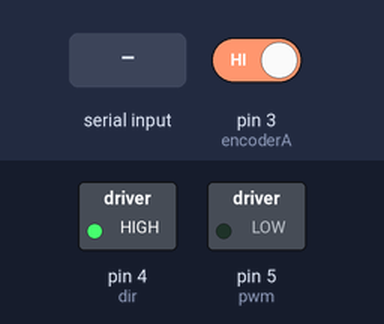
Bench run of a sketch on a simulated Arduino Uno, built with avr-gcc and run on an emulated ATmega328P. Shown: switched loads named in the sketch (green lamp = pin HIGH). The test bench sets the inputs (shaded band); at power-on: pin 3 (encoderA) HIGH. What the sketch prints to the serial monitor is not drawn.

Above: at 1.2 s.
1.3 s: "90,45\n" received over Serial
At 2.1 s:
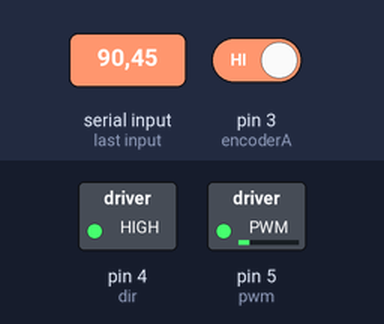
3.8 s: "30,150\n" received over Serial
At 4.4 s:
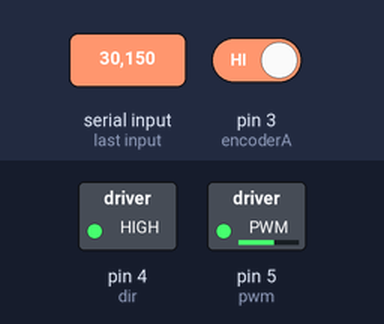
6.3 s: "200\n" received over Serial
At 7.1 s:
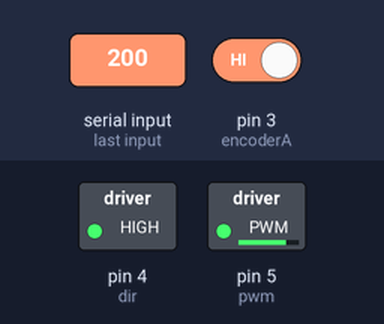
Timing chart, 0 to 9.3 s (numbered marks = the images above; inputs shaded):
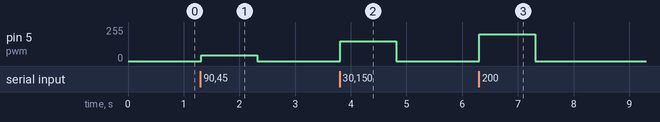

Measured:
- after the input at 1.3 s, pin 5 (pwm): 0/255 → 45/255 at once, → 0/255 1.0 s later
- after the input at 3.8 s, pin 5 (pwm): 0/255 → 150/255 at once, → 0/255 1.0 s later
- after the input at 6.3 s, pin 5 (pwm): 0/255 → 200/255 at once, → 0/255 1.0 s later

The sketch:

InitailMotorTest.ino
```cpp
#define encoderA 3
#define encoderB 2
#define pwm 5                      //Power of motor.
#define dir 4                       //Direction of the motor.

#define total 980                        //x4 pulses per rotation.
#define motorSpeed 180                   //Change speed of the motor.


unsigned int key = -1;
int NUM_KEYS = 5;
long pulses = 0;                              //Output pulses.
int deg = 0;

double pv_speed = 0;
unsigned long previousMillis = 0;        // will store last time LED was updated

int m_direction = 0;
int encoder = 0;

double pwm_pulse = 0;

double set_speed = 0;
double e_speed = 0; //error of speed = set_speed - pv_speed
double e_speed_pre = 0;  //last error of speed
double e_speed_sum = 0;  //sum error of speed
double kp = 1;
double ki = 0;
double kd = 0;

#define sumLims 4000

//const int analogIn = A0;
//int mVperAmp = 100; // use 100 for 20A Module and 66 for 30A Module
//unsigned int RawValue = 0; // can hold upto 64 10-bit A/D readings
//int ACSoffset = 2500;
//double Voltage = 0;
//double Amps = 0;
//int swing = 0;

void setup() {
  // put your setup code here, to run once:
  pinMode(encoderA, INPUT);
  pinMode(encoderB, INPUT);
  pinMode(pwm, OUTPUT);
  pinMode(dir, OUTPUT);
  attachInterrupt(digitalPinToInterrupt(encoderA), A_CHANGE, RISING);
  analogWrite(pwm, 0);                     //Make sure the motor in reset mode.
  digitalWrite(dir, HIGH);
  Serial.begin(9600);

  previousMillis = millis();

  analogWrite(pwm,pwm_pulse); // minimum 11
}


void loop(){
  Serial.println(pv_speed);

//  e_speed = set_speed - pv_speed;
//  pwm_pulse = e_speed*kp + e_speed_sum*ki + (e_speed - e_speed_pre)*kd;
//  e_speed_pre = e_speed;  //save last (previous) error
//  e_speed_sum += e_speed; //sum of error
//  if (e_speed_sum > sumLims) e_speed_sum = sumLims;
//  if (e_speed_sum < -1*sumLims) e_speed_sum = -1*sumLims;

  if(Serial.available()){
    double in = (double)Serial.parseFloat();
    if(in < 0) digitalWrite(dir, LOW);
    else digitalWrite(dir, HIGH);
    pwm_pulse = abs(in);
  }

  analogWrite(pwm,pwm_pulse); // minimum 11

}

void change(){
  unsigned long currentMillis = micros();
  double diff = (double)(currentMillis-previousMillis)/1000;
  pv_speed = ((double)1/(double)98)/(diff/((double)1000*(double)60));
  previousMillis = currentMillis;
}

void A_CHANGE(){
  change();

  encoder+=1; //increasing encoder at new pulse

  m_direction = digitalRead(encoderB); //read direction of motor
  if(m_direction) pulses-=1;
  else pulses+=1;
}
```
